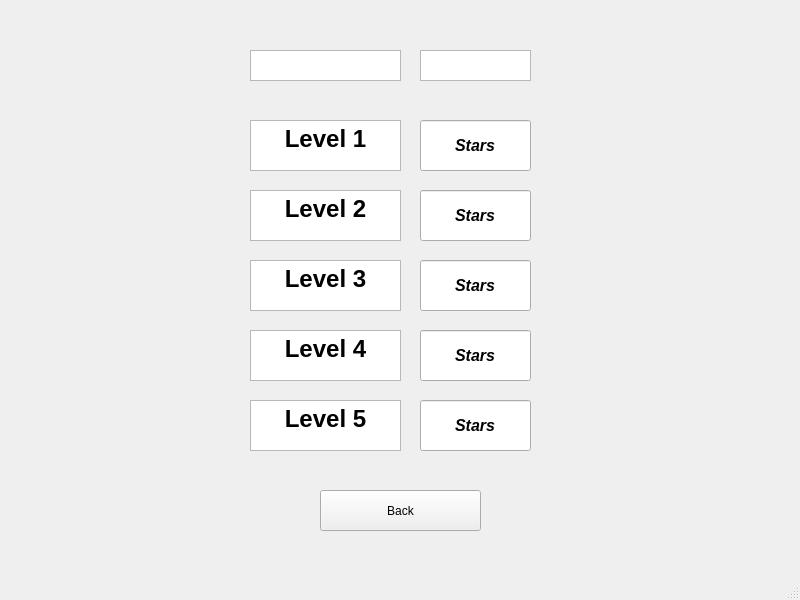
<?xml version="1.0" encoding="UTF-8"?>
<ui version="4.0">
 <class>Ranking</class>
 <widget class="QMainWindow" name="Ranking">
  <property name="geometry">
   <rect>
    <x>0</x>
    <y>0</y>
    <width>800</width>
    <height>600</height>
   </rect>
  </property>
  <property name="windowTitle">
   <string>MainWindow</string>
  </property>
  <property name="styleSheet">
   <string notr="true">background-image: url(:/images/images/wood.jpg);</string>
  </property>
  <widget class="QWidget" name="centralwidget">
   <widget class="QPushButton" name="BackButton">
    <property name="geometry">
     <rect>
      <x>320</x>
      <y>490</y>
      <width>161</width>
      <height>41</height>
     </rect>
    </property>
    <property name="styleSheet">
     <string notr="true">background-image: url(:/images/images/orange2.jpg);</string>
    </property>
    <property name="text">
     <string>Back</string>
    </property>
   </widget>
   <widget class="QTextBrowser" name="lv3">
    <property name="geometry">
     <rect>
      <x>250</x>
      <y>260</y>
      <width>151</width>
      <height>51</height>
     </rect>
    </property>
    <property name="styleSheet">
     <string notr="true">background-image: url(:/images/images/orange2.jpg);</string>
    </property>
    <property name="html">
     <string>&lt;!DOCTYPE HTML PUBLIC &quot;-//W3C//DTD HTML 4.0//EN&quot; &quot;http://www.w3.org/TR/REC-html40/strict.dtd&quot;&gt;
&lt;html&gt;&lt;head&gt;&lt;meta name=&quot;qrichtext&quot; content=&quot;1&quot; /&gt;&lt;style type=&quot;text/css&quot;&gt;
p, li { white-space: pre-wrap; }
&lt;/style&gt;&lt;/head&gt;&lt;body style=&quot; font-family:'MS Shell Dlg 2'; font-size:7.8pt; font-weight:400; font-style:normal;&quot;&gt;
&lt;p align=&quot;center&quot; style=&quot; margin-top:0px; margin-bottom:0px; margin-left:0px; margin-right:0px; -qt-block-indent:0; text-indent:0px;&quot;&gt;&lt;span style=&quot; font-family:'.SF NS Text'; font-size:18pt; font-weight:600;&quot;&gt;Level 3&lt;/span&gt;&lt;/p&gt;&lt;/body&gt;&lt;/html&gt;</string>
    </property>
   </widget>
   <widget class="QTextBrowser" name="lv5">
    <property name="geometry">
     <rect>
      <x>250</x>
      <y>400</y>
      <width>151</width>
      <height>51</height>
     </rect>
    </property>
    <property name="styleSheet">
     <string notr="true">background-image: url(:/images/images/orange2.jpg);</string>
    </property>
    <property name="html">
     <string>&lt;!DOCTYPE HTML PUBLIC &quot;-//W3C//DTD HTML 4.0//EN&quot; &quot;http://www.w3.org/TR/REC-html40/strict.dtd&quot;&gt;
&lt;html&gt;&lt;head&gt;&lt;meta name=&quot;qrichtext&quot; content=&quot;1&quot; /&gt;&lt;style type=&quot;text/css&quot;&gt;
p, li { white-space: pre-wrap; }
&lt;/style&gt;&lt;/head&gt;&lt;body style=&quot; font-family:'MS Shell Dlg 2'; font-size:7.8pt; font-weight:400; font-style:normal;&quot;&gt;
&lt;p align=&quot;center&quot; style=&quot; margin-top:0px; margin-bottom:0px; margin-left:0px; margin-right:0px; -qt-block-indent:0; text-indent:0px;&quot;&gt;&lt;span style=&quot; font-family:'.SF NS Text'; font-size:18pt; font-weight:600;&quot;&gt;Level 5&lt;/span&gt;&lt;/p&gt;&lt;/body&gt;&lt;/html&gt;</string>
    </property>
   </widget>
   <widget class="QTextBrowser" name="lv4">
    <property name="geometry">
     <rect>
      <x>250</x>
      <y>330</y>
      <width>151</width>
      <height>51</height>
     </rect>
    </property>
    <property name="styleSheet">
     <string notr="true">background-image: url(:/images/images/orange2.jpg);</string>
    </property>
    <property name="html">
     <string>&lt;!DOCTYPE HTML PUBLIC &quot;-//W3C//DTD HTML 4.0//EN&quot; &quot;http://www.w3.org/TR/REC-html40/strict.dtd&quot;&gt;
&lt;html&gt;&lt;head&gt;&lt;meta name=&quot;qrichtext&quot; content=&quot;1&quot; /&gt;&lt;style type=&quot;text/css&quot;&gt;
p, li { white-space: pre-wrap; }
&lt;/style&gt;&lt;/head&gt;&lt;body style=&quot; font-family:'MS Shell Dlg 2'; font-size:7.8pt; font-weight:400; font-style:normal;&quot;&gt;
&lt;p align=&quot;center&quot; style=&quot; margin-top:0px; margin-bottom:0px; margin-left:0px; margin-right:0px; -qt-block-indent:0; text-indent:0px;&quot;&gt;&lt;span style=&quot; font-family:'.SF NS Text'; font-size:18pt; font-weight:600;&quot;&gt;Level 4&lt;/span&gt;&lt;/p&gt;&lt;/body&gt;&lt;/html&gt;</string>
    </property>
   </widget>
   <widget class="QTextBrowser" name="lv2">
    <property name="geometry">
     <rect>
      <x>250</x>
      <y>190</y>
      <width>151</width>
      <height>51</height>
     </rect>
    </property>
    <property name="styleSheet">
     <string notr="true">background-image: url(:/images/images/orange2.jpg);</string>
    </property>
    <property name="html">
     <string>&lt;!DOCTYPE HTML PUBLIC &quot;-//W3C//DTD HTML 4.0//EN&quot; &quot;http://www.w3.org/TR/REC-html40/strict.dtd&quot;&gt;
&lt;html&gt;&lt;head&gt;&lt;meta name=&quot;qrichtext&quot; content=&quot;1&quot; /&gt;&lt;style type=&quot;text/css&quot;&gt;
p, li { white-space: pre-wrap; }
&lt;/style&gt;&lt;/head&gt;&lt;body style=&quot; font-family:'MS Shell Dlg 2'; font-size:7.8pt; font-weight:400; font-style:normal;&quot;&gt;
&lt;p align=&quot;center&quot; style=&quot; margin-top:0px; margin-bottom:0px; margin-left:0px; margin-right:0px; -qt-block-indent:0; text-indent:0px;&quot;&gt;&lt;span style=&quot; font-family:'.SF NS Text'; font-size:18pt; font-weight:600;&quot;&gt;Level 2&lt;/span&gt;&lt;/p&gt;&lt;/body&gt;&lt;/html&gt;</string>
    </property>
   </widget>
   <widget class="QTextBrowser" name="lv1">
    <property name="geometry">
     <rect>
      <x>250</x>
      <y>120</y>
      <width>151</width>
      <height>51</height>
     </rect>
    </property>
    <property name="font">
     <font>
      <pointsize>8</pointsize>
     </font>
    </property>
    <property name="styleSheet">
     <string notr="true">background-image: url(:/images/images/orange2.jpg);</string>
    </property>
    <property name="html">
     <string>&lt;!DOCTYPE HTML PUBLIC &quot;-//W3C//DTD HTML 4.0//EN&quot; &quot;http://www.w3.org/TR/REC-html40/strict.dtd&quot;&gt;
&lt;html&gt;&lt;head&gt;&lt;meta name=&quot;qrichtext&quot; content=&quot;1&quot; /&gt;&lt;style type=&quot;text/css&quot;&gt;
p, li { white-space: pre-wrap; }
&lt;/style&gt;&lt;/head&gt;&lt;body style=&quot; font-family:'MS Shell Dlg 2'; font-size:8pt; font-weight:400; font-style:normal;&quot;&gt;
&lt;p align=&quot;center&quot; style=&quot; margin-top:0px; margin-bottom:0px; margin-left:0px; margin-right:0px; -qt-block-indent:0; text-indent:0px;&quot;&gt;&lt;span style=&quot; font-family:'.SF NS Text'; font-size:18pt; font-weight:600;&quot;&gt;Level 1&lt;/span&gt;&lt;/p&gt;&lt;/body&gt;&lt;/html&gt;</string>
    </property>
   </widget>
   <widget class="QLineEdit" name="ranking_lv1">
    <property name="geometry">
     <rect>
      <x>420</x>
      <y>120</y>
      <width>111</width>
      <height>51</height>
     </rect>
    </property>
    <property name="font">
     <font>
      <pointsize>12</pointsize>
      <weight>75</weight>
      <italic>true</italic>
      <bold>true</bold>
     </font>
    </property>
    <property name="cursor">
     <cursorShape>IBeamCursor</cursorShape>
    </property>
    <property name="layoutDirection">
     <enum>Qt::LeftToRight</enum>
    </property>
    <property name="styleSheet">
     <string notr="true">background-image: url(:/images/images/orange2.jpg);</string>
    </property>
    <property name="text">
     <string>Stars</string>
    </property>
    <property name="maxLength">
     <number>32766</number>
    </property>
    <property name="cursorPosition">
     <number>5</number>
    </property>
    <property name="alignment">
     <set>Qt::AlignCenter</set>
    </property>
    <property name="readOnly">
     <bool>true</bool>
    </property>
   </widget>
   <widget class="QLineEdit" name="ranking_lv2">
    <property name="geometry">
     <rect>
      <x>420</x>
      <y>190</y>
      <width>111</width>
      <height>51</height>
     </rect>
    </property>
    <property name="font">
     <font>
      <pointsize>12</pointsize>
      <weight>75</weight>
      <italic>true</italic>
      <bold>true</bold>
     </font>
    </property>
    <property name="cursor">
     <cursorShape>UpArrowCursor</cursorShape>
    </property>
    <property name="styleSheet">
     <string notr="true">background-image: url(:/images/images/orange2.jpg);</string>
    </property>
    <property name="text">
     <string>Stars</string>
    </property>
    <property name="alignment">
     <set>Qt::AlignCenter</set>
    </property>
    <property name="readOnly">
     <bool>true</bool>
    </property>
   </widget>
   <widget class="QLineEdit" name="ranking_lv3">
    <property name="geometry">
     <rect>
      <x>420</x>
      <y>260</y>
      <width>111</width>
      <height>51</height>
     </rect>
    </property>
    <property name="font">
     <font>
      <pointsize>12</pointsize>
      <weight>75</weight>
      <italic>true</italic>
      <bold>true</bold>
     </font>
    </property>
    <property name="styleSheet">
     <string notr="true">background-image: url(:/images/images/orange2.jpg);</string>
    </property>
    <property name="text">
     <string>Stars</string>
    </property>
    <property name="alignment">
     <set>Qt::AlignCenter</set>
    </property>
    <property name="readOnly">
     <bool>true</bool>
    </property>
   </widget>
   <widget class="QLineEdit" name="ranking_lv4">
    <property name="geometry">
     <rect>
      <x>420</x>
      <y>330</y>
      <width>111</width>
      <height>51</height>
     </rect>
    </property>
    <property name="font">
     <font>
      <pointsize>12</pointsize>
      <weight>75</weight>
      <italic>true</italic>
      <bold>true</bold>
     </font>
    </property>
    <property name="styleSheet">
     <string notr="true">background-image: url(:/images/images/orange2.jpg);</string>
    </property>
    <property name="text">
     <string>Stars</string>
    </property>
    <property name="alignment">
     <set>Qt::AlignCenter</set>
    </property>
    <property name="readOnly">
     <bool>true</bool>
    </property>
   </widget>
   <widget class="QLineEdit" name="ranking_lv5">
    <property name="geometry">
     <rect>
      <x>420</x>
      <y>400</y>
      <width>111</width>
      <height>51</height>
     </rect>
    </property>
    <property name="font">
     <font>
      <pointsize>12</pointsize>
      <weight>75</weight>
      <italic>true</italic>
      <bold>true</bold>
     </font>
    </property>
    <property name="styleSheet">
     <string notr="true">background-image: url(:/images/images/orange2.jpg);</string>
    </property>
    <property name="text">
     <string>Stars</string>
    </property>
    <property name="alignment">
     <set>Qt::AlignCenter</set>
    </property>
    <property name="readOnly">
     <bool>true</bool>
    </property>
   </widget>
   <widget class="QTextBrowser" name="header_2">
    <property name="geometry">
     <rect>
      <x>420</x>
      <y>50</y>
      <width>111</width>
      <height>31</height>
     </rect>
    </property>
    <property name="font">
     <font>
      <family>MS Shell Dlg 2</family>
      <pointsize>8</pointsize>
      <weight>50</weight>
      <italic>false</italic>
      <bold>false</bold>
     </font>
    </property>
    <property name="styleSheet">
     <string notr="true">font: 8pt &quot;MS Shell Dlg 2&quot;;</string>
    </property>
    <property name="html">
     <string>&lt;!DOCTYPE HTML PUBLIC &quot;-//W3C//DTD HTML 4.0//EN&quot; &quot;http://www.w3.org/TR/REC-html40/strict.dtd&quot;&gt;
&lt;html&gt;&lt;head&gt;&lt;meta name=&quot;qrichtext&quot; content=&quot;1&quot; /&gt;&lt;style type=&quot;text/css&quot;&gt;
p, li { white-space: pre-wrap; }
&lt;/style&gt;&lt;/head&gt;&lt;body style=&quot; font-family:'MS Shell Dlg 2'; font-size:8pt; font-weight:400; font-style:normal;&quot;&gt;
&lt;p align=&quot;center&quot; style=&quot; margin-top:0px; margin-bottom:0px; margin-left:0px; margin-right:0px; -qt-block-indent:0; text-indent:0px;&quot;&gt;&lt;span style=&quot; font-family:'.SF NS Text'; font-size:10pt; font-weight:600; color:#ffffff;&quot;&gt;# Stars &lt;/span&gt;&lt;/p&gt;&lt;/body&gt;&lt;/html&gt;</string>
    </property>
   </widget>
   <widget class="QTextBrowser" name="header_1">
    <property name="geometry">
     <rect>
      <x>250</x>
      <y>50</y>
      <width>151</width>
      <height>31</height>
     </rect>
    </property>
    <property name="font">
     <font>
      <family>MS Shell Dlg 2</family>
      <pointsize>8</pointsize>
      <weight>50</weight>
      <italic>false</italic>
      <bold>false</bold>
     </font>
    </property>
    <property name="styleSheet">
     <string notr="true">font: 8pt &quot;MS Shell Dlg 2&quot;;</string>
    </property>
    <property name="html">
     <string>&lt;!DOCTYPE HTML PUBLIC &quot;-//W3C//DTD HTML 4.0//EN&quot; &quot;http://www.w3.org/TR/REC-html40/strict.dtd&quot;&gt;
&lt;html&gt;&lt;head&gt;&lt;meta name=&quot;qrichtext&quot; content=&quot;1&quot; /&gt;&lt;style type=&quot;text/css&quot;&gt;
p, li { white-space: pre-wrap; }
&lt;/style&gt;&lt;/head&gt;&lt;body style=&quot; font-family:'MS Shell Dlg 2'; font-size:8pt; font-weight:400; font-style:normal;&quot;&gt;
&lt;p align=&quot;center&quot; style=&quot; margin-top:0px; margin-bottom:0px; margin-left:0px; margin-right:0px; -qt-block-indent:0; text-indent:0px;&quot;&gt;&lt;span style=&quot; font-family:'.SF NS Text'; font-size:10pt; font-weight:600; color:#ffffff;&quot;&gt;# Level &lt;/span&gt;&lt;/p&gt;&lt;/body&gt;&lt;/html&gt;</string>
    </property>
   </widget>
  </widget>
  <widget class="QMenuBar" name="menubar">
   <property name="geometry">
    <rect>
     <x>0</x>
     <y>0</y>
     <width>800</width>
     <height>26</height>
    </rect>
   </property>
  </widget>
  <widget class="QStatusBar" name="statusbar"/>
 </widget>
 <resources/>
 <connections/>
</ui>
